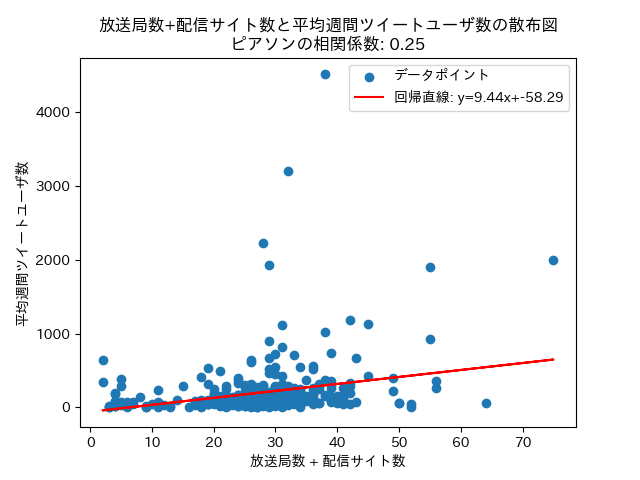

Source code (Python):
import pandas as pd
import matplotlib.pyplot as plt
import os
from matplotlib.font_manager import FontProperties # *日本語対応
import japanize_matplotlib
import numpy as np

# anime_data_updated.csvからデータを取得
anime_data = pd.read_csv('/work/n213304/learn/anime_retweet_2/anime_data_updated.csv')

# 平均週間ツイートユーザ数をresult/tweet_mean.csvからとる。
user_mean_data = pd.read_csv('../result/tweet_mean.csv')

# anime_dataとuser_mean_dataをidで結合する
merged_data = pd.merge(anime_data, user_mean_data, on='id', how='inner')
merged_data = merged_data.set_index('id')

filtered_rows = []
data_dir = 'data/'

# 行数を保持するためのリスト
rows_count = {}

for anime_id, row in merged_data.iterrows():
    # デバック用
    # anime_id = '2020-04-51'
    # row = merged_data.loc[anime_id].to_dict()

    file_path = os.path.join(data_dir, f"{anime_id}.csv")

    
    if os.path.exists(file_path):
        start = pd.to_datetime(row['開始日'], format='%Y年%m月%d日')
        end = pd.to_datetime(row['終了日'], format='%Y年%m月%d日')
        # startの値を1週間後ろにする
        start -= pd.Timedelta(weeks=1)

        # on_bad_linesを使用する
        data = pd.read_csv(file_path, on_bad_lines='skip')

        # '開始'の列が存在するか確認
        if '開始' in data.columns:
            data_date = pd.to_datetime(data['開始'], errors='coerce', format='%Y-%m-%d')

            broadcast_data = data[data['タイプ'] == '放送'].drop_duplicates(subset='放送局', keep='first')
            distribution_data = data[data['タイプ'] == '配信'].drop_duplicates(subset='配信サイト', keep='first')
            unique_data = pd.concat([broadcast_data, distribution_data])

            data_date = pd.to_datetime(unique_data['開始'], errors='coerce', format='%Y-%m-%d')
            mask = (data_date >= start) & (data_date <= end)

            filtered_data = unique_data[mask]
            filtered_rows.append(filtered_data)
            rows_count[anime_id] = len(unique_data)

user_mean_for_plot = merged_data.loc[rows_count.keys(), 'user_mean']

# 相関係数と回帰直線を計算する
correlation_coefficient = np.corrcoef(list(rows_count.values()), user_mean_for_plot)[0, 1]
slope, intercept = np.polyfit(list(rows_count.values()), user_mean_for_plot, 1)

# プロットする
plt.scatter(rows_count.values(), user_mean_for_plot, label='データポイント')
plt.plot(list(rows_count.values()), slope * np.array(list(rows_count.values())) + intercept, color='red', label=f'回帰直線: y={slope:.2f}x+{intercept:.2f}')
plt.xlabel('放送局数 + 配信サイト数')
plt.ylabel('平均週間ツイートユーザ数')
plt.title(f'放送局数+配信サイト数と平均週間ツイートユーザ数の散布図\nピアソンの相関係数: {correlation_coefficient:.2f}')
plt.legend()
plt.savefig("plot_mean_tweet_user_broadcaster.png")

# データをDataFrameとしてまとめる
result_df = pd.DataFrame({
    'id': list(rows_count.keys()),
    'rows_count': list(rows_count.values()),
    'user_mean': user_mean_for_plot
})

result_df = result_df.sort_values(by=['rows_count', 'user_mean'], ascending=False)

# CSVとして保存する
result_df.to_csv('plot_mean_tweet_user_broadcaster.csv', index=False)
